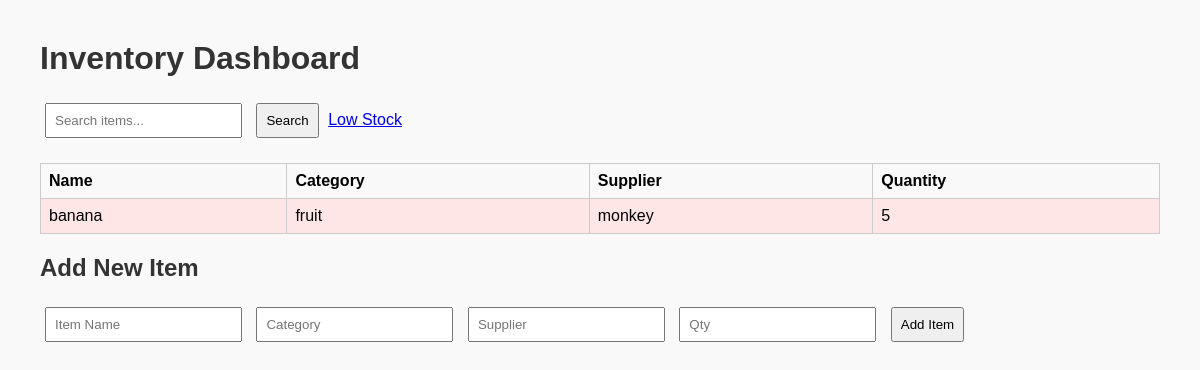
Before: / with the older database file.
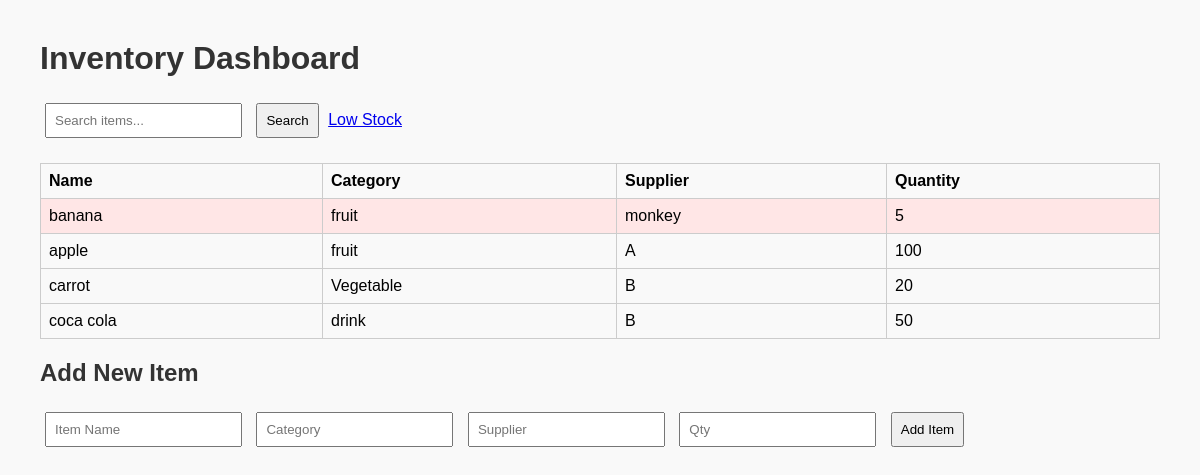
After: the same page with the newer database file.
### tables this page shows
CREATE TABLE inventory (
                            id INTEGER PRIMARY KEY AUTOINCREMENT,
                            name TEXT NOT NULL,
                            category TEXT,
                            supplier TEXT,
                            quantity INTEGER
                        );

### app.py (the view)
@app.route('/')
def index():
    search = request.args.get('search', '')
    with sqlite3.connect(DB_NAME) as conn:
        if search:
            items = conn.execute("SELECT * FROM inventory WHERE name LIKE ?", ('%' + search + '%',)).fetchall()
        else:
            items = conn.execute("SELECT * FROM inventory").fetchall()
    return render_template('index.html', items=items, search=search)

### templates/index.html (shortened to what this page needs)
<!DOCTYPE html>
<html lang="en">
<head>
    <link rel="stylesheet" href="/static/style.css">
</head>
<body>
    <h1>Inventory Dashboard</h1>
    <form method="get" action="/">
        <input type="text" name="search" placeholder="Search items..." value="{{ search }}">
        <button type="submit">Search</button>
        <a href="/low-stock">Low Stock</a>
    </form>
    <table>
        <tr>
            <th>Name</th><th>Category</th><th>Supplier</th><th>Quantity</th>
        </tr>
        {% for item in items %}
        <tr {% if item[4] < 10 %} class="low" {% endif %}>
            <td>{{ item[1] }}</td><td>{{ item[2] }}</td><td>{{ item[3] }}</td><td>{{ item[4] }}</td>
        </tr>
        {% endfor %}
    </table>
    <h2>Add New Item</h2>
    <form method="post" action="/add">
        <input name="name" placeholder="Item Name" required>
        <input name="category" placeholder="Category">
        <input name="supplier" placeholder="Supplier">
        <input name="quantity" type="number" placeholder="Qty" min="0" required>
        <button type="submit">Add Item</button>
    </form>
</body>
</html>

### static/style.css (style rules this page uses)
body { font-family: Arial, sans-serif; margin: 40px; background-color: #f9f9f9; }
h1, h2 { color: #333; }
table { border-collapse: collapse; width: 100%; margin-top: 20px; }
th, td { border: 1px solid #ccc; padding: 8px; text-align: left; }
.low { background-color: #ffe6e6; }
form { margin-top: 20px; }
input, button { padding: 8px; margin: 5px; }

Changed rows visible on the page:
added inventory: name "apple", category "fruit", supplier "A", quantity "100"
added inventory: name "carrot", category "Vegetable", supplier "B", quantity "20"
added inventory: name "coca cola", category "drink", supplier "B", quantity "50"
